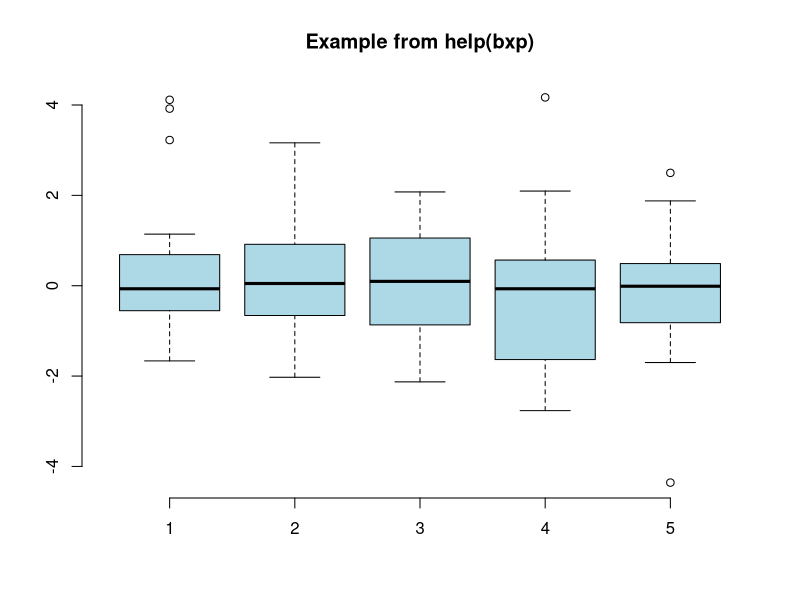

Generate this figure with R:
## ---- chunk 1
library(stats)
set.seed(753)
bx.p <- boxplot(split(rt(100, 4),
                      gl(5, 20)), plot=FALSE)
bxp(bx.p, notch = FALSE, boxfill = "lightblue",
    frame = FALSE, outl = TRUE,
    main = "Example from help(bxp)")
## ---- chunk 2
knitr::kable(mtcars[1:5, 1:8],
             caption="(Parts of) the mtcars dataset")
